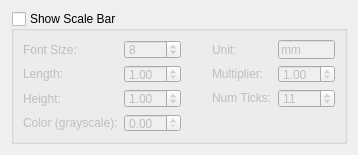
<?xml version="1.0" encoding="UTF-8"?>
<ui version="4.0">
 <class>ScaleBar</class>
 <widget class="QWidget" name="ScaleBar">
  <property name="geometry">
   <rect>
    <x>0</x>
    <y>0</y>
    <width>358</width>
    <height>155</height>
   </rect>
  </property>
  <property name="minimumSize">
   <size>
    <width>358</width>
    <height>155</height>
   </size>
  </property>
  <property name="windowTitle">
   <string>Scale Bar</string>
  </property>
  <layout class="QGridLayout" name="gridLayout">
   <item row="0" column="0">
    <widget class="QGroupBox" name="showScaleBarTextGroupBox_">
     <property name="font">
      <font>
       <weight>50</weight>
       <bold>false</bold>
      </font>
     </property>
     <property name="title">
      <string>Show Scale Bar</string>
     </property>
     <property name="checkable">
      <bool>true</bool>
     </property>
     <property name="checked">
      <bool>false</bool>
     </property>
     <layout class="QGridLayout" name="gridLayout_4">
      <item row="1" column="6">
       <widget class="QDoubleSpinBox" name="scaleBarMultiplierDoubleSpinBox_">
        <property name="sizePolicy">
         <sizepolicy hsizetype="Fixed" vsizetype="Fixed">
          <horstretch>0</horstretch>
          <verstretch>0</verstretch>
         </sizepolicy>
        </property>
        <property name="value">
         <double>1.000000000000000</double>
        </property>
       </widget>
      </item>
      <item row="1" column="0">
       <widget class="QLabel" name="label_9">
        <property name="text">
         <string>Length:</string>
        </property>
       </widget>
      </item>
      <item row="0" column="8">
       <spacer name="horizontalSpacer_15">
        <property name="orientation">
         <enum>Qt::Horizontal</enum>
        </property>
        <property name="sizeHint" stdset="0">
         <size>
          <width>40</width>
          <height>20</height>
         </size>
        </property>
       </spacer>
      </item>
      <item row="4" column="6">
       <widget class="QSpinBox" name="numTicksSpinBox_">
        <property name="sizePolicy">
         <sizepolicy hsizetype="Preferred" vsizetype="Fixed">
          <horstretch>0</horstretch>
          <verstretch>0</verstretch>
         </sizepolicy>
        </property>
        <property name="value">
         <number>11</number>
        </property>
       </widget>
      </item>
      <item row="4" column="0">
       <widget class="QLabel" name="label_10">
        <property name="text">
         <string>Height:</string>
        </property>
       </widget>
      </item>
      <item row="1" column="2">
       <spacer name="horizontalSpacer_10">
        <property name="orientation">
         <enum>Qt::Horizontal</enum>
        </property>
        <property name="sizeHint" stdset="0">
         <size>
          <width>259</width>
          <height>20</height>
         </size>
        </property>
       </spacer>
      </item>
      <item row="4" column="5">
       <widget class="QLabel" name="label_13">
        <property name="sizePolicy">
         <sizepolicy hsizetype="Minimum" vsizetype="Fixed">
          <horstretch>0</horstretch>
          <verstretch>0</verstretch>
         </sizepolicy>
        </property>
        <property name="text">
         <string>Num Ticks:</string>
        </property>
       </widget>
      </item>
      <item row="0" column="2">
       <spacer name="horizontalSpacer_9">
        <property name="orientation">
         <enum>Qt::Horizontal</enum>
        </property>
        <property name="sizeHint" stdset="0">
         <size>
          <width>40</width>
          <height>20</height>
         </size>
        </property>
       </spacer>
      </item>
      <item row="4" column="1">
       <widget class="QDoubleSpinBox" name="scaleBarHeightDoubleSpinBox_">
        <property name="sizePolicy">
         <sizepolicy hsizetype="Fixed" vsizetype="Fixed">
          <horstretch>0</horstretch>
          <verstretch>0</verstretch>
         </sizepolicy>
        </property>
        <property name="value">
         <double>1.000000000000000</double>
        </property>
       </widget>
      </item>
      <item row="0" column="0">
       <widget class="QLabel" name="label_7">
        <property name="text">
         <string>Font Size: </string>
        </property>
       </widget>
      </item>
      <item row="4" column="2">
       <spacer name="horizontalSpacer_11">
        <property name="orientation">
         <enum>Qt::Horizontal</enum>
        </property>
        <property name="sizeHint" stdset="0">
         <size>
          <width>56</width>
          <height>20</height>
         </size>
        </property>
       </spacer>
      </item>
      <item row="1" column="5">
       <widget class="QLabel" name="label_12">
        <property name="sizePolicy">
         <sizepolicy hsizetype="Minimum" vsizetype="Fixed">
          <horstretch>0</horstretch>
          <verstretch>0</verstretch>
         </sizepolicy>
        </property>
        <property name="text">
         <string>Multiplier:</string>
        </property>
       </widget>
      </item>
      <item row="1" column="8">
       <spacer name="horizontalSpacer_14">
        <property name="orientation">
         <enum>Qt::Horizontal</enum>
        </property>
        <property name="sizeHint" stdset="0">
         <size>
          <width>200</width>
          <height>20</height>
         </size>
        </property>
       </spacer>
      </item>
      <item row="0" column="1">
       <widget class="QSpinBox" name="fontSizeSpinBox_">
        <property name="sizePolicy">
         <sizepolicy hsizetype="Preferred" vsizetype="Fixed">
          <horstretch>0</horstretch>
          <verstretch>0</verstretch>
         </sizepolicy>
        </property>
        <property name="minimum">
         <number>1</number>
        </property>
        <property name="value">
         <number>8</number>
        </property>
       </widget>
      </item>
      <item row="0" column="6">
       <widget class="QLineEdit" name="scaleBarUnitLineEdit_">
        <property name="sizePolicy">
         <sizepolicy hsizetype="Minimum" vsizetype="Fixed">
          <horstretch>0</horstretch>
          <verstretch>0</verstretch>
         </sizepolicy>
        </property>
        <property name="minimumSize">
         <size>
          <width>3</width>
          <height>0</height>
         </size>
        </property>
        <property name="inputMask">
         <string/>
        </property>
        <property name="text">
         <string>mm</string>
        </property>
       </widget>
      </item>
      <item row="0" column="5">
       <widget class="QLabel" name="label_8">
        <property name="text">
         <string>Unit:</string>
        </property>
       </widget>
      </item>
      <item row="4" column="8">
       <spacer name="horizontalSpacer_13">
        <property name="orientation">
         <enum>Qt::Horizontal</enum>
        </property>
        <property name="sizeHint" stdset="0">
         <size>
          <width>69</width>
          <height>20</height>
         </size>
        </property>
       </spacer>
      </item>
      <item row="1" column="1">
       <widget class="QDoubleSpinBox" name="scaleBarLengthDoubleSpinBox_">
        <property name="sizePolicy">
         <sizepolicy hsizetype="Fixed" vsizetype="Fixed">
          <horstretch>0</horstretch>
          <verstretch>0</verstretch>
         </sizepolicy>
        </property>
        <property name="value">
         <double>1.000000000000000</double>
        </property>
       </widget>
      </item>
      <item row="5" column="0">
       <widget class="QLabel" name="label">
        <property name="text">
         <string>Color (grayscale):</string>
        </property>
       </widget>
      </item>
      <item row="5" column="1">
       <widget class="QDoubleSpinBox" name="grayLineColorDoubleSpinBox_">
        <property name="maximum">
         <double>1.000000000000000</double>
        </property>
        <property name="singleStep">
         <double>0.100000000000000</double>
        </property>
       </widget>
      </item>
     </layout>
    </widget>
   </item>
  </layout>
 </widget>
 <resources/>
 <connections/>
</ui>
